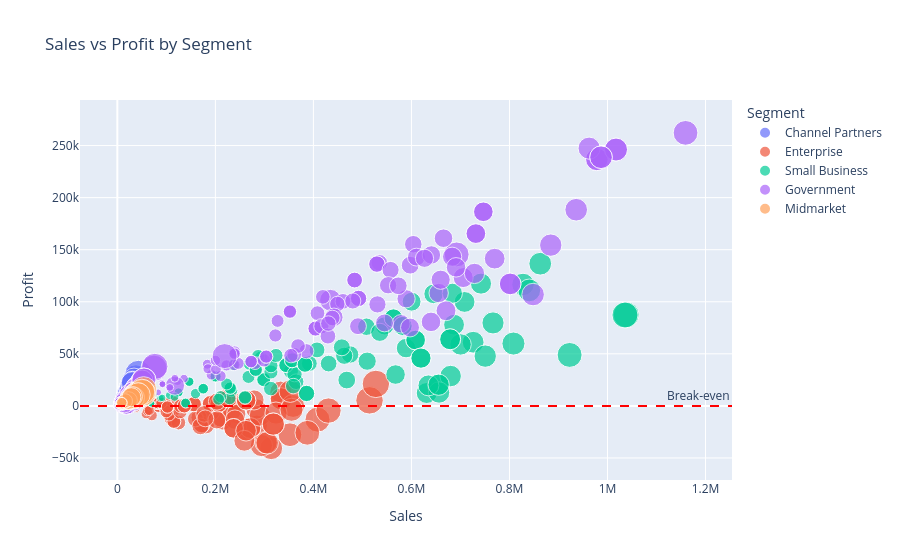

Notebook cell for this chart:
### Code cell
fig = px.scatter(
    df, x='Sales', y='Profit',
    color='Segment',
    size='Units Sold',
    hover_data=['Country', 'Product'],
    title='Sales vs Profit by Segment',
    opacity=0.7
)
fig.add_hline(y=0, line_dash='dash', line_color='red', annotation_text='Break-even')
fig.show()
